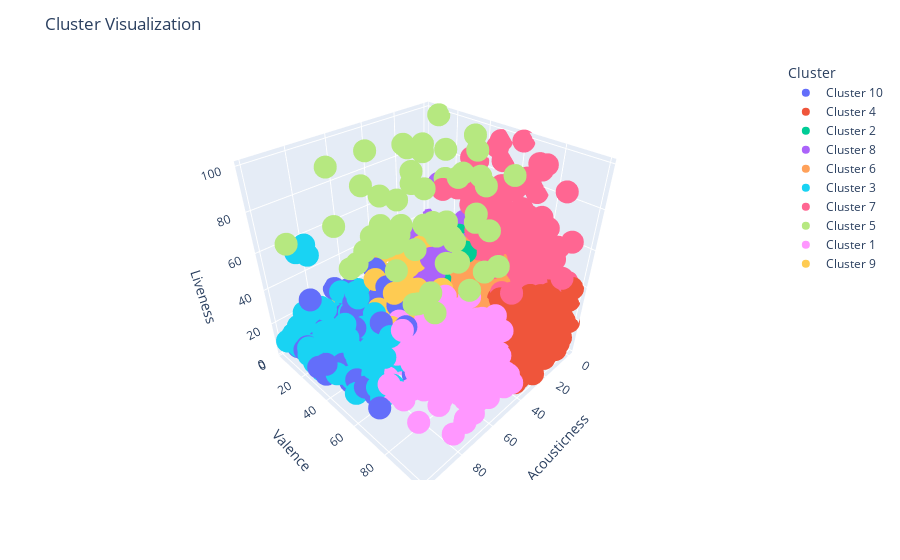

Notebook cell for this chart:
### Markdown cell above
**Visualization:**

* Add the cluster labels to the original dataset.
* Map cluster labels to meaningful names (e.g., "Cluster 1", "Cluster 2").
* Create a 3D scatter plot using Plotly to visualize the clusters based on selected audio features.
* Interpret the visualizations and discuss any patterns or insights.

### Code cell
import plotly.express as px

cluster_names = {
    0: "Cluster 1",
    1: "Cluster 2",
    2: "Cluster 3",
    3: "Cluster 4",
    4: "Cluster 5",
    5: "Cluster 6",
    6: "Cluster 7",
    7: "Cluster 8",
    8: "Cluster 9",
    9: "Cluster 10"
}
selected_df['Cluster'] = selected_df['Cluster'].map(cluster_names)

# Create a 3D scatter plot
fig = px.scatter_3d(selected_df, x='Acousticness', y='Valence', z='Liveness', color='Cluster')

# Customize the plot layout
fig.update_layout(
    scene=dict(
        xaxis_title='Acousticness',
        yaxis_title='Valence',
        zaxis_title='Liveness'
    ),
    title='Cluster Visualization'
)

fig.show()

### Figure 1 — Plotly figure (JSON) as saved in the notebook; plotly's stock layout.template omitted (floating-point values rounded to 4 significant figures; data arrays with more than 128 entries replaced by an {"elided": "..."} marker saying what was removed)
{"data": [{"hovertemplate": "Cluster=Cluster 10<br>Acousticness=%{x}<br>Valence=%{y}<br>Liveness=%{z}<extra></extra>", "legendgroup": "Cluster 10", "marker": {"color": "#636efa", "symbol": "circle"}, "mode": "markers", "name": "Cluster 10", "scene": "scene", "showlegend": true, "type": "scatter3d", "x": {"elided": "147 int values"}, "y": {"elided": "147 int values"}, "z": {"elided": "147 int values"}}, {"hovertemplate": "Cluster=Cluster 4<br>Acousticness=%{x}<br>Valence=%{y}<br>Liveness=%{z}<extra></extra>", "legendgroup": "Cluster 4", "marker": {"color": "#EF553B", "symbol": "circle"}, "mode": "markers", "name": "Cluster 4", "scene": "scene", "showlegend": true, "type": "scatter3d", "x": {"elided": "319 int values"}, "y": {"elided": "319 int values"}, "z": {"elided": "319 int values"}}, {"hovertemplate": "Cluster=Cluster 2<br>Acousticness=%{x}<br>Valence=%{y}<br>Liveness=%{z}<extra></extra>", "legendgroup": "Cluster 2", "marker": {"color": "#00cc96", "symbol": "circle"}, "mode": "markers", "name": "Cluster 2", "scene": "scene", "showlegend": true, "type": "scatter3d", "x": {"elided": "190 int values"}, "y": {"elided": "190 int values"}, "z": {"elided": "190 int values"}}, {"hovertemplate": "Cluster=Cluster 8<br>Acousticness=%{x}<br>Valence=%{y}<br>Liveness=%{z}<extra></extra>", "legendgroup": "Cluster 8", "marker": {"color": "#ab63fa", "symbol": "circle"}, "mode": "markers", "name": "Cluster 8", "scene": "scene", "showlegend": true, "type": "scatter3d", "x": {"elided": "293 int values"}, "y": {"elided": "293 int values"}, "z": {"elided": "293 int values"}}, {"hovertemplate": "Cluster=Cluster 6<br>Acousticness=%{x}<br>Valence=%{y}<br>Liveness=%{z}<extra></extra>", "legendgroup": "Cluster 6", "marker": {"color": "#FFA15A", "symbol": "circle"}, "mode": "markers", "name": "Cluster 6", "scene": "scene", "showlegend": true, "type": "scatter3d", "x": {"elided": "327 int values"}, "y": {"elided": "327 int values"}, "z": {"elided": "327 int values"}}, {"hovertemplate": "Cluster=Cluster 3<br>Acousticness=%{x}<br>Valence=%{y}<br>Liveness=%{z}<extra></extra>", "legendgroup": "Cluster 3", "marker": {"color": "#19d3f3", "symbol": "circle"}, "mode": "markers", "name": "Cluster 3", "scene": "scene", "showlegend": true, "type": "scatter3d", "x": {"elided": "167 int values"}, "y": {"elided": "167 int values"}, "z": {"elided": "167 int values"}}, {"hovertemplate": "Cluster=Cluster 7<br>Acousticness=%{x}<br>Valence=%{y}<br>Liveness=%{z}<extra></extra>", "legendgroup": "Cluster 7", "marker": {"color": "#FF6692", "symbol": "circle"}, "mode": "markers", "name": "Cluster 7", "scene": "scene", "showlegend": true, "type": "scatter3d", "x": [2, 0, 0, 3, 3, 5, 3, 6, 4, 22, 9, 1, 4, 11, 16, 0, 3, 0, 13, 21, 5, 2, 1, 1, 14, 1, 13, 0, 8, 11, 5, 8, 21, 3, 0, 2, 18, 8, 1, 0, 7, 0, 3, 14, 10, 1, 0, 17, 13, 5, 29, 0, 9, 25, 5, 10, 1, 13, 1, 16, 0, 11, 18, 42, 1, 13, 16, 8, 4, 7, 0, 22, 3, 0, 1, 22, 15, 0, 7, 7, 0, 14, 0, 1, 16, 3, 0, 10, 3, 2, 0, 7, 0, 3, 12, 1, 5, 9, 8, 20, 4, 0], "y": [59, 65, 77, 73, 67, 42, 36, 75, 69, 64, 61, 37, 51, 75, 80, 24, 81, 78, 97, 84, 73, 73, 70, 77, 49, 71, 77, 76, 65, 24, 51, 74, 65, 77, 51, 66, 60, 72, 64, 61, 78, 72, 68, 63, 81, 40, 80, 55, 56, 35, 83, 79, 70, 68, 60, 80, 64, 74, 94, 70, 76, 77, 87, 81, 63, 51, 91, 82, 94, 79, 61, 73, 81, 71, 84, 84, 93, 86, 81, 84, 49, 79, 52, 68, 54, 87, 32, 58, 51, 34, 72, 60, 63, 58, 80, 68, 61, 58, 65, 89, 71, 65], "z": [53, 48, 37, 57, 37, 63, 60, 58, 36, 58, 51, 83, 52, 72, 38, 64, 46, 38, 51, 60, 40, 35, 51, 61, 55, 92, 35, 37, 60, 67, 95, 36, 52, 69, 87, 55, 68, 85, 35, 46, 33, 89, 37, 73, 36, 54, 51, 54, 72, 68, 44, 45, 73, 50, 77, 97, 63, 44, 41, 85, 39, 37, 62, 63, 42, 45, 57, 38, 64, 60, 99, 35, 65, 78, 44, 68, 60, 56, 34, 54, 96, 50, 37, 36, 55, 85, 65, 38, 57, 84, 33, 60, 61, 76, 57, 61, 40, 80, 59, 76, 41, 83]}, {"hovertemplate": "Cluster=Cluster 5<br>Acousticness=%{x}<br>Valence=%{y}<br>Liveness=%{z}<extra></extra>", "legendgroup": "Cluster 5", "marker": {"color": "#B6E880", "symbol": "circle"}, "mode": "markers", "name": "Cluster 5", "scene": "scene", "showlegend": true, "type": "scatter3d", "x": [18, 48, 42, 38, 29, 53, 46, 53, 77, 57, 36, 75, 23, 51, 97, 23, 1, 93, 82, 26, 40, 56, 67, 34, 82, 16, 30, 67, 49, 59, 63, 27, 62, 24, 38, 44, 39, 60, 41, 4, 20, 53, 20, 32, 77, 67, 68, 73, 5, 49, 52, 77, 75, 74, 29, 73], "y": [40, 88, 63, 46, 28, 58, 46, 46, 44, 40, 23, 42, 47, 15, 19, 38, 11, 89, 40, 25, 22, 82, 96, 39, 45, 30, 30, 51, 33, 37, 77, 59, 66, 61, 75, 62, 31, 55, 55, 19, 52, 25, 72, 64, 56, 36, 44, 17, 38, 26, 38, 24, 81, 71, 18, 95], "z": [81, 70, 57, 61, 93, 79, 70, 97, 70, 63, 97, 97, 87, 96, 71, 59, 99, 78, 62, 95, 71, 90, 81, 60, 67, 91, 76, 59, 61, 61, 85, 73, 53, 86, 76, 68, 82, 68, 52, 69, 98, 64, 93, 94, 77, 69, 91, 96, 97, 54, 69, 73, 59, 57, 92, 76]}, {"hovertemplate": "Cluster=Cluster 1<br>Acousticness=%{x}<br>Valence=%{y}<br>Liveness=%{z}<extra></extra>", "legendgroup": "Cluster 1", "marker": {"color": "#FF97FF", "symbol": "circle"}, "mode": "markers", "name": "Cluster 1", "scene": "scene", "showlegend": true, "type": "scatter3d", "x": {"elided": "197 int values"}, "y": {"elided": "197 int values"}, "z": {"elided": "197 int values"}}, {"hovertemplate": "Cluster=Cluster 9<br>Acousticness=%{x}<br>Valence=%{y}<br>Liveness=%{z}<extra></extra>", "legendgroup": "Cluster 9", "marker": {"color": "#FECB52", "symbol": "circle"}, "mode": "markers", "name": "Cluster 9", "scene": "scene", "showlegend": true, "type": "scatter3d", "x": {"elided": "196 int values"}, "y": {"elided": "196 int values"}, "z": {"elided": "196 int values"}}], "layout": {"legend": {"title": {"text": "Cluster"}, "tracegroupgap": 0}, "margin": {"t": 60}, "scene": {"domain": {"x": [0, 1], "y": [0, 1]}, "xaxis": {"title": {"text": "Acousticness"}}, "yaxis": {"title": {"text": "Valence"}}, "zaxis": {"title": {"text": "Liveness"}}}, "title": {"text": "Cluster Visualization"}}}
